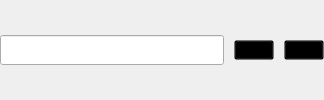
                <widget class="QWidget" name="page_edit_livePrevue">
                 <property name="styleSheet">
                  <string notr="true">#button_save_livePrevue{
border-image: url(:/TQLive/images/pb_modify_save_normal.png);
background:transparent;
}
#button_cancel_livePrevue{
border-image: url(:/TQLive/images/pb_modify_cancel_normal.png);
background:transparent;
}
#button_save_livePrevue:hover,#button_cancel_livePrevue:hover{
margin:1px;
padding:1px;
}</string>
                 </property>
                 <layout class="QHBoxLayout" name="horizontalLayout_30">
                  <property name="spacing">
                   <number>10</number>
                  </property>
                  <property name="leftMargin">
                   <number>0</number>
                  </property>
                  <property name="topMargin">
                   <number>0</number>
                  </property>
                  <property name="rightMargin">
                   <number>0</number>
                  </property>
                  <property name="bottomMargin">
                   <number>0</number>
                  </property>
                  <item>
                   <widget class="QLineEdit" name="lineEdit_livePrevue">
                    <property name="minimumSize">
                     <size>
                      <width>224</width>
                      <height>30</height>
                     </size>
                    </property>
                    <property name="maximumSize">
                     <size>
                      <width>224</width>
                      <height>30</height>
                     </size>
                    </property>
                   </widget>
                  </item>
                  <item>
                   <widget class="QPushButton" name="button_save_livePrevue">
                    <property name="minimumSize">
                     <size>
                      <width>40</width>
                      <height>20</height>
                     </size>
                    </property>
                    <property name="maximumSize">
                     <size>
                      <width>40</width>
                      <height>20</height>
                     </size>
                    </property>
                    <property name="text">
                     <string/>
                    </property>
                   </widget>
                  </item>
                  <item>
                   <widget class="QPushButton" name="button_cancel_livePrevue">
                    <property name="minimumSize">
                     <size>
                      <width>40</width>
                      <height>20</height>
                     </size>
                    </property>
                    <property name="maximumSize">
                     <size>
                      <width>40</width>
                      <height>20</height>
                     </size>
                    </property>
                    <property name="text">
                     <string/>
                    </property>
                   </widget>
                  </item>
                 </layout>
                </widget>
